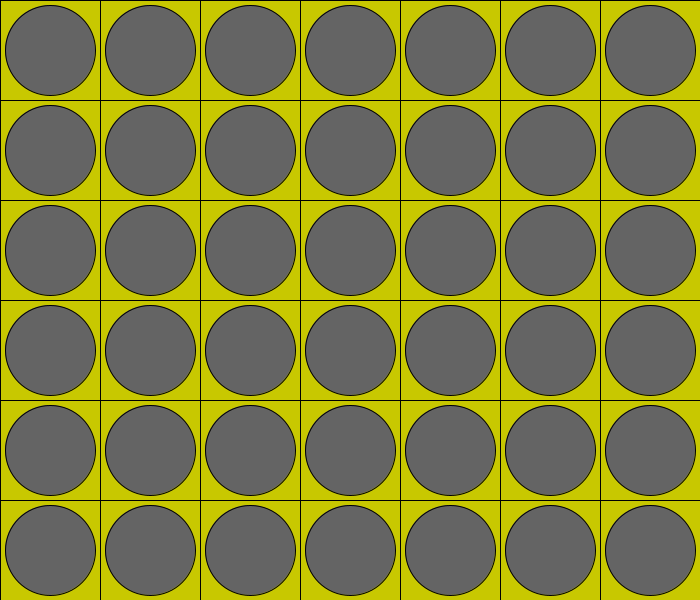
Frame 1 (no input)
Frame 60 (the mouse pressed at the canvas centre just before this capture): identical to frame 1, image omitted
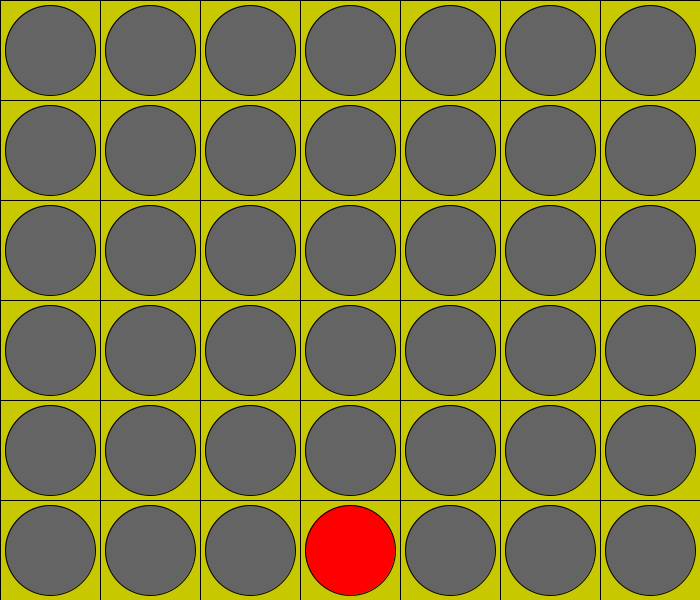
Frame 120 (the mouse held since frame 60 and released just before this capture)

The Processing sketch that drew these frames (run headless with seeded random() and noise(); from frame 60 on, the mouse is pressed at the canvas centre):

// Processing sketch: c4Game
// ── c4Game.pde
ConnectFour cf;

final int ROWS = 6;
final int COLS = 7;
final int CELL_WIDTH = 100;

void settings() {
  size(COLS * CELL_WIDTH, ROWS * CELL_WIDTH); 
}
  

void setup() {
 background (200, 200, 0);
 cf = new ConnectFour(ROWS, COLS);
 

}

void mousePressed() {
 int whichCol = int(mouseX / CELL_WIDTH);
 cf.makeMove(whichCol);
}

void mouseMoved() {
  int whichCol = int(mouseX / CELL_WIDTH);
 cf.highlight(whichCol);
}

void keyPressed()  {
 if(key == 'R') {
  cf.initializeGame(); 
 }
}

void draw() {
  cf.display();
}

// ── Cell.pde
public class Cell {
  private int player;
  private boolean winningCell;
  private boolean ring;
  private int playerTurn;
  
  public Cell() {
  }
  
  public void setRingTrue() {
    ring = true;
  }
  
  public void setRingFalse() {
   ring = false; 
  }
  
  public void setWinner() {
    winningCell = true;
  }
  
  public void setPlayer(int col) {
      if (col != 0 && col != 1 && col != 2) {
         throw new IllegalArgumentException();
      }
      this.player = col;
  }
  
  public void setPlayerTurn(int turn) {
   playerTurn = turn; 
  }
  
  public int getPlayer() {
    return player;
  }
  
  public void display(float x, float y) {
    strokeWeight(1);
    stroke(0);
    if (winningCell == true) {
      fill(0,255,0); 
    } else {
      fill(200,200,0);
    }
    square(x, y, 100);
    if (player == 0) {
      fill(100);
    } else if (player == 1) {
      fill(255, 0, 0); 
    } else if (player == 2) {
      fill(0, 0, 0); 
    }
    circle(x + 50,y + 50,90);
    
    if(ring == true) {
     strokeWeight(5);
     if(playerTurn == 2) {
       stroke(255,0,0);
     } else if (playerTurn == 1) {
       stroke(0); 
     }
     circle(x + 50, y+50, 90);
    }
  }
}

// ── ConnectFour.pde
public class ConnectFour {
  private Cell[][] cells;
  private boolean inProgress = true;
  private int moveCount;
  private int player = 2;
  private int row;
  private int columns;
  
  public ConnectFour(int rows, int cols) {
    cols = cols+1;
    if (rows < 4 || cols < 4) {
       throw new IllegalArgumentException(); 
    }
    this.cells = new Cell[rows][cols];
    for (int i = 0; i < rows; i ++) {
      for (int j = 0; j < cols; j ++) {
        cells[i][j] = new Cell();
      }
    }
    row = rows;
    columns = cols;
  }
  
  public void updateCell(int row, int column, int status) {
    if (status != 0 && status != 1 && status != 2) {
         throw new IllegalArgumentException();
    }
    cells[row][column].setPlayer(status); 
  }
  
  public void display() {
    for (int row = 0; row < cells.length ; row++) {
      for (int col = 0; col < cells[0].length ; col++) {
        cells[row][col].display(100 * col,100 * row);
      }
    }
  }
  
  public void printRow(int row) {
    String answer = "";
    for (int col = 0; col < cells[0].length -1; col++) {
          answer += cells[row][col].getPlayer() + " ";
    }
    System.out.println(answer);
  }
  
  public void printColumn(int col) {
    for(int row = 0; row < cells.length; row++) {
      System.out.println(cells[row][col].getPlayer());
    }
  }
  
  public void printGrid() {
    String answer = "";
    for(int row = 0; row < cells.length; row++) {
       for (int col = 0; col < cells[0].length -1; col++) {
          answer += cells[row][col].getPlayer() + " ";
       }
       answer += "\n";
    }
    System.out.print(answer);
  }
  
  public void makeMove(int col) {
    if(inProgress == true) {
      boolean changeMade = false;
      int mover = row - 1;
      if (player == 2) {
        player = 1;
        cells[0][col].setPlayerTurn(player);
      } else if( player == 1) {
        player = 2; 
        cells[0][col].setPlayerTurn(player);
      }
    
      while(changeMade == false) {
        if(mover == -1) {
           System.out.println("column " + col + " is full");
           changeMade = true;
           if (player == 2) {
            player = 1;
           } else if( player == 1) {
            player = 2; 
           }
        } 
        if (mover != -1) {
           if(cells[mover][col].getPlayer() == 0) {
            updateCell(mover,col,player);
            System.out.println("player " + player + " at " + mover + " " + col);
            checkHWin(mover, col, player);
            checkVWin(mover, col, player);
            checkDNEWin(mover, col, player);
            checkDNWWin(mover, col, player);
            moveCount++;
            if(inProgress == true && moveCount == row*(columns-1)) {
              inProgress = false;
              System.out.println("TIE GAME!!");
            }
            changeMade = true;
           } else {
            mover--; 
           }
        }
      }
    } else {
      System.out.println("GAME IS OVER!");
    }
  }
  
  public void checkHWin(int row, int col, int player) {
    int sameCounter = 1;
    for(int i = col+1; i < columns; i++) {
      int tempPlayer = cells[row][i].getPlayer();
      if (tempPlayer != player) {
        break; 
      } else if(tempPlayer == player) {
       sameCounter++;
      }
      if(sameCounter == 4) {
        System.out.println("PLAYER " + player + " WINS!!");
        inProgress = false;
        break;
      }
    }
    
    for(int i = col-1; i >= 0; i-- ){
      int tempPlayer = cells[row][i].getPlayer();
      if (tempPlayer != player) {
        break; 
      } else if(tempPlayer == player) {
       sameCounter++;
      }
      if(sameCounter == 4) {
        System.out.println("PLAYER " + player + " WINS!!");
        inProgress = false;
        break;
      }
    } 
  }
  
  public void checkVWin(int rows, int col, int player) {
    int sameCounter = 1;
    
    for(int i = rows+1; i < row; i++) {
      int tempPlayer = cells[i][col].getPlayer();
      if (tempPlayer != player) {
        break; 
      } else if(tempPlayer == player) {
       sameCounter++;
      }
      if(sameCounter == 4) {
        System.out.println("PLAYER " + player + " WINS!!");
        inProgress = false;
        break;
      }
    }
  }
  
  public void checkDNEWin(int rows, int col, int player) {
    int sameCounter = 1;
    int neIterations = 1;
    int swIterations = 1;
    
    while(rows <= row|| col >= columns){
      try {
        int tempPlayer = cells[rows - neIterations][col + neIterations].getPlayer();
        if (tempPlayer != player) {
          break; 
        } else if(tempPlayer == player) {
         sameCounter++;
         neIterations++;
        }
        if(sameCounter == 4) {
          System.out.println("PLAYER " + player + " WINS!!");
          inProgress = false;
        }
      } catch (ArrayIndexOutOfBoundsException e) {
        break; 
      }
    }
    
    while(rows <= row|| col >= columns){
      try{
        int tempPlayer = cells[rows + swIterations][col - swIterations].getPlayer();
        if (tempPlayer != player) {
          break; 
        } else if(tempPlayer == player) {
         sameCounter++;
         swIterations++;
        }
        if(sameCounter == 4) {
          System.out.println("PLAYER " + player + " WINS!!");
          inProgress = false;
        }
      } catch (ArrayIndexOutOfBoundsException e) {
        break; 
      }
    }
  }
  
  public void checkDNWWin(int rows, int col, int player) {
    int sameCounter = 1;
    int nwIterations = 1;
    int seIterations = 1;
    
    while(rows <= row|| col >= columns){
      try {
        int tempPlayer = cells[rows - nwIterations][col - nwIterations].getPlayer();
        if (tempPlayer != player) {
          break; 
        } else if(tempPlayer == player) {
         sameCounter++;
         nwIterations++;
        }
        if(sameCounter == 4) {
          System.out.println("PLAYER " + player + " WINS!!");
          inProgress = false;
        }
      } catch (ArrayIndexOutOfBoundsException e) {
        break; 
      }
    }
    
    while(rows <= row|| col >= columns){
      try{
        int tempPlayer = cells[rows + seIterations][col + seIterations].getPlayer();
        if (tempPlayer != player) {
          break; 
        } else if(tempPlayer == player) {
         sameCounter++;
         seIterations++;
        }
        if(sameCounter == 4) {
          System.out.println("PLAYER " + player + " WINS!!");
          inProgress = false;
        }
      } catch (ArrayIndexOutOfBoundsException e) {
        break; 
      }
    }
  }
  
  public void initializeGame() {
    for (int i = 0; i < row; i ++) {
      for (int j = 0; j < columns; j ++) {
        cells[i][j] = new Cell();
      }
    }
    inProgress = true;
    moveCount = 0;
    player = 2;
  }
  
  public void highlight(int col) {
    if (inProgress == true) {
      cells[0][col].setPlayerTurn(player);
      for(int i = 0; i < columns; i++) {
        if(col == i) {
         cells[0][i].setRingTrue();
        } else {
         cells[0][i].setRingFalse(); 
        }
      }
    }
  }
}
